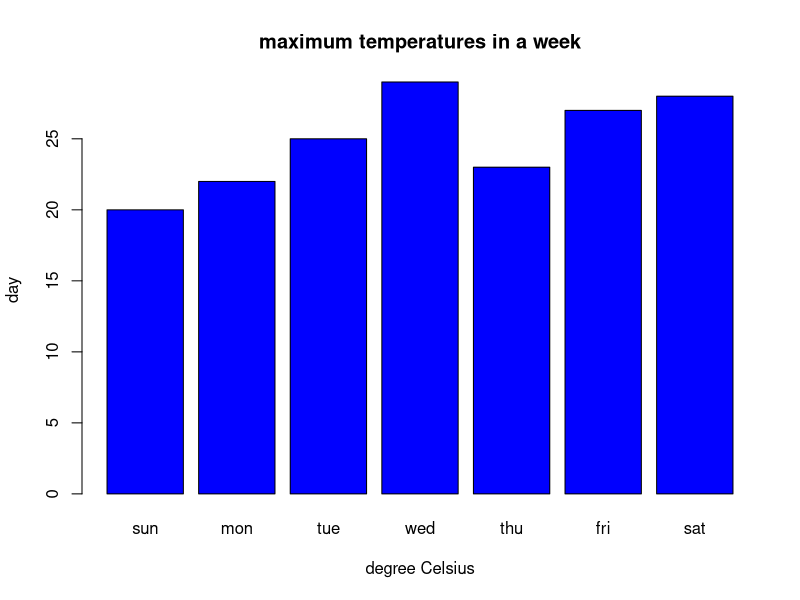

Write the R code that produced this figure.
temperatures<-c(20,22,25,29,23,27,28)
result<-barplot(temperatures,
         main="maximum temperatures in a week",
         xlab="degree Celsius",
         ylab="day",
         names.arg=c("sun","mon","tue","wed","thu","fri","sat"),
         col="blue",
)
print(result)